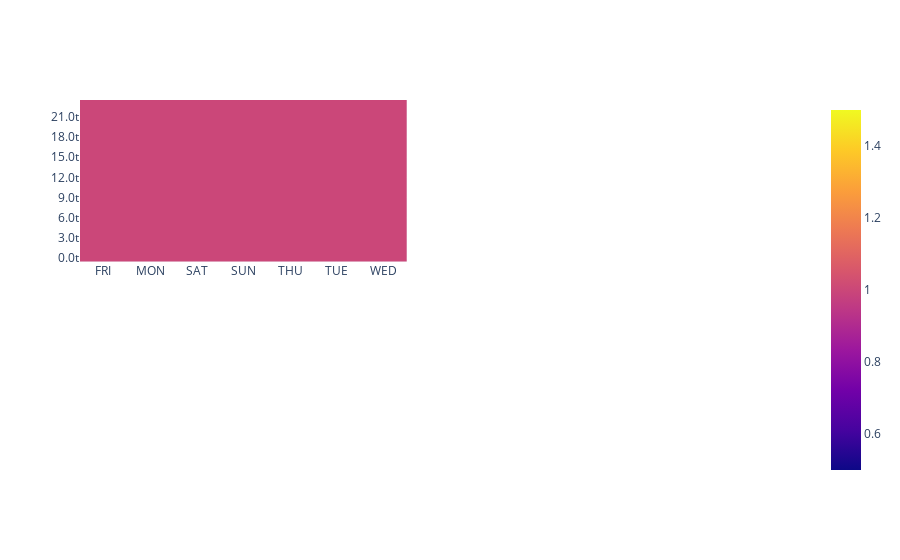

Notebook source saved alongside this figure:
### Code cell
from plotly.subplots import make_subplots
fig = make_subplots(2,2);
fig.add_trace(go.Histogram2d(
                x=crime_day_2018['day'],
                y=crime_day_2018['hour']
                    ));
fig.show();

### Figure 1 — Plotly figure (JSON) as saved in the notebook; plotly's stock layout.template omitted (floating-point values rounded to 4 significant figures; data arrays with more than 128 entries replaced by an {"elided": "..."} marker saying what was removed)
{"data": [{"type": "histogram2d", "x": {"elided": "168 str values"}, "y": {"elided": "168 str values"}}], "layout": {"autosize": true, "xaxis": {"anchor": "y", "autorange": true, "domain": [0, 0.45], "range": [-0.5, 6.5], "type": "category"}, "xaxis2": {"anchor": "y2", "domain": [0.55, 1]}, "xaxis3": {"anchor": "y3", "domain": [0, 0.45]}, "xaxis4": {"anchor": "y4", "domain": [0.55, 1]}, "yaxis": {"anchor": "x", "autorange": true, "domain": [0.575, 1], "range": [-0.5, 23.5], "type": "category"}, "yaxis2": {"anchor": "x2", "domain": [0.575, 1]}, "yaxis3": {"anchor": "x3", "domain": [0, 0.425]}, "yaxis4": {"anchor": "x4", "domain": [0, 0.425]}}}
